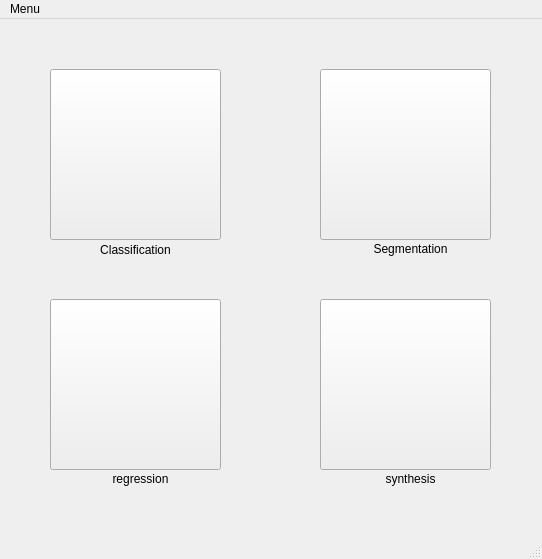
<?xml version="1.0" encoding="UTF-8"?>
<ui version="4.0">
 <class>MainWindow</class>
 <widget class="QMainWindow" name="MainWindow">
  <property name="geometry">
   <rect>
    <x>0</x>
    <y>0</y>
    <width>542</width>
    <height>559</height>
   </rect>
  </property>
  <property name="windowTitle">
   <string>MainWindow</string>
  </property>
  <widget class="QWidget" name="centralwidget">
   <widget class="QPushButton" name="pushButton">
    <property name="geometry">
     <rect>
      <x>50</x>
      <y>50</y>
      <width>171</width>
      <height>171</height>
     </rect>
    </property>
    <property name="text">
     <string/>
    </property>
   </widget>
   <widget class="QPushButton" name="pushButton_2">
    <property name="geometry">
     <rect>
      <x>320</x>
      <y>50</y>
      <width>171</width>
      <height>171</height>
     </rect>
    </property>
    <property name="text">
     <string/>
    </property>
   </widget>
   <widget class="QPushButton" name="pushButton_3">
    <property name="geometry">
     <rect>
      <x>50</x>
      <y>280</y>
      <width>171</width>
      <height>171</height>
     </rect>
    </property>
    <property name="text">
     <string/>
    </property>
   </widget>
   <widget class="QPushButton" name="pushButton_4">
    <property name="geometry">
     <rect>
      <x>320</x>
      <y>280</y>
      <width>171</width>
      <height>171</height>
     </rect>
    </property>
    <property name="text">
     <string/>
    </property>
   </widget>
   <widget class="QLabel" name="label">
    <property name="geometry">
     <rect>
      <x>90</x>
      <y>220</y>
      <width>91</width>
      <height>21</height>
     </rect>
    </property>
    <property name="text">
     <string>Classification</string>
    </property>
    <property name="alignment">
     <set>Qt::AlignCenter</set>
    </property>
   </widget>
   <widget class="QLabel" name="label_2">
    <property name="geometry">
     <rect>
      <x>360</x>
      <y>220</y>
      <width>101</width>
      <height>20</height>
     </rect>
    </property>
    <property name="text">
     <string>Segmentation</string>
    </property>
    <property name="alignment">
     <set>Qt::AlignCenter</set>
    </property>
   </widget>
   <widget class="QLabel" name="label_3">
    <property name="geometry">
     <rect>
      <x>90</x>
      <y>450</y>
      <width>101</width>
      <height>20</height>
     </rect>
    </property>
    <property name="text">
     <string>regression</string>
    </property>
    <property name="alignment">
     <set>Qt::AlignCenter</set>
    </property>
   </widget>
   <widget class="QLabel" name="label_4">
    <property name="geometry">
     <rect>
      <x>360</x>
      <y>450</y>
      <width>101</width>
      <height>20</height>
     </rect>
    </property>
    <property name="text">
     <string>synthesis</string>
    </property>
    <property name="alignment">
     <set>Qt::AlignCenter</set>
    </property>
   </widget>
  </widget>
  <widget class="QMenuBar" name="menubar">
   <property name="geometry">
    <rect>
     <x>0</x>
     <y>0</y>
     <width>542</width>
     <height>22</height>
    </rect>
   </property>
   <widget class="QMenu" name="menuMenu">
    <property name="title">
     <string>Menu</string>
    </property>
    <addaction name="actionBack"/>
    <addaction name="actionData_Management"/>
   </widget>
   <addaction name="menuMenu"/>
  </widget>
  <widget class="QStatusBar" name="statusbar"/>
  <action name="actionBack">
   <property name="text">
    <string>Back</string>
   </property>
  </action>
  <action name="actionData_Management">
   <property name="text">
    <string>Data Management</string>
   </property>
  </action>
 </widget>
 <resources/>
 <connections/>
</ui>
